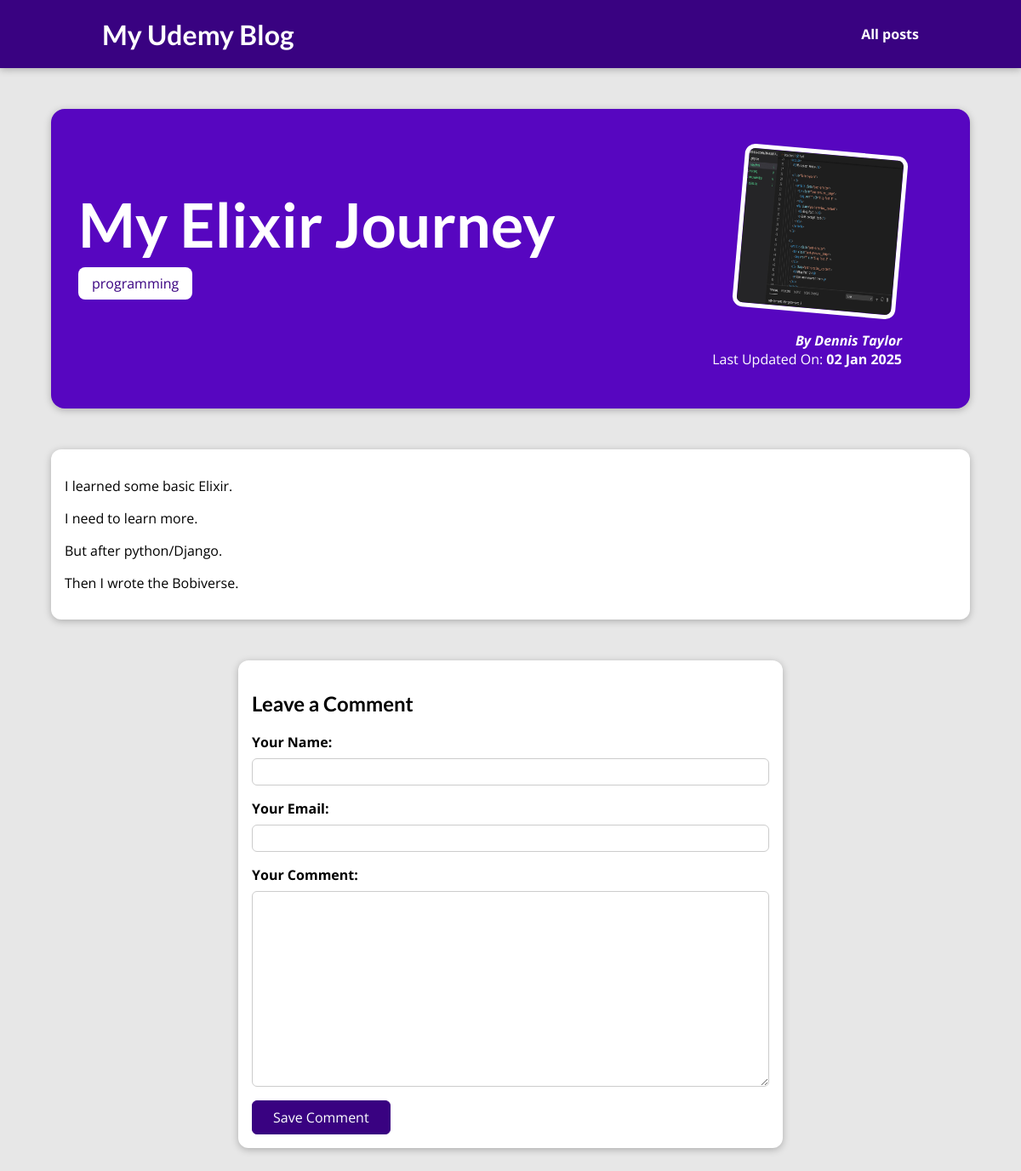
The page /blog/posts/my-elixir-journey/ on the database as committed earlier.
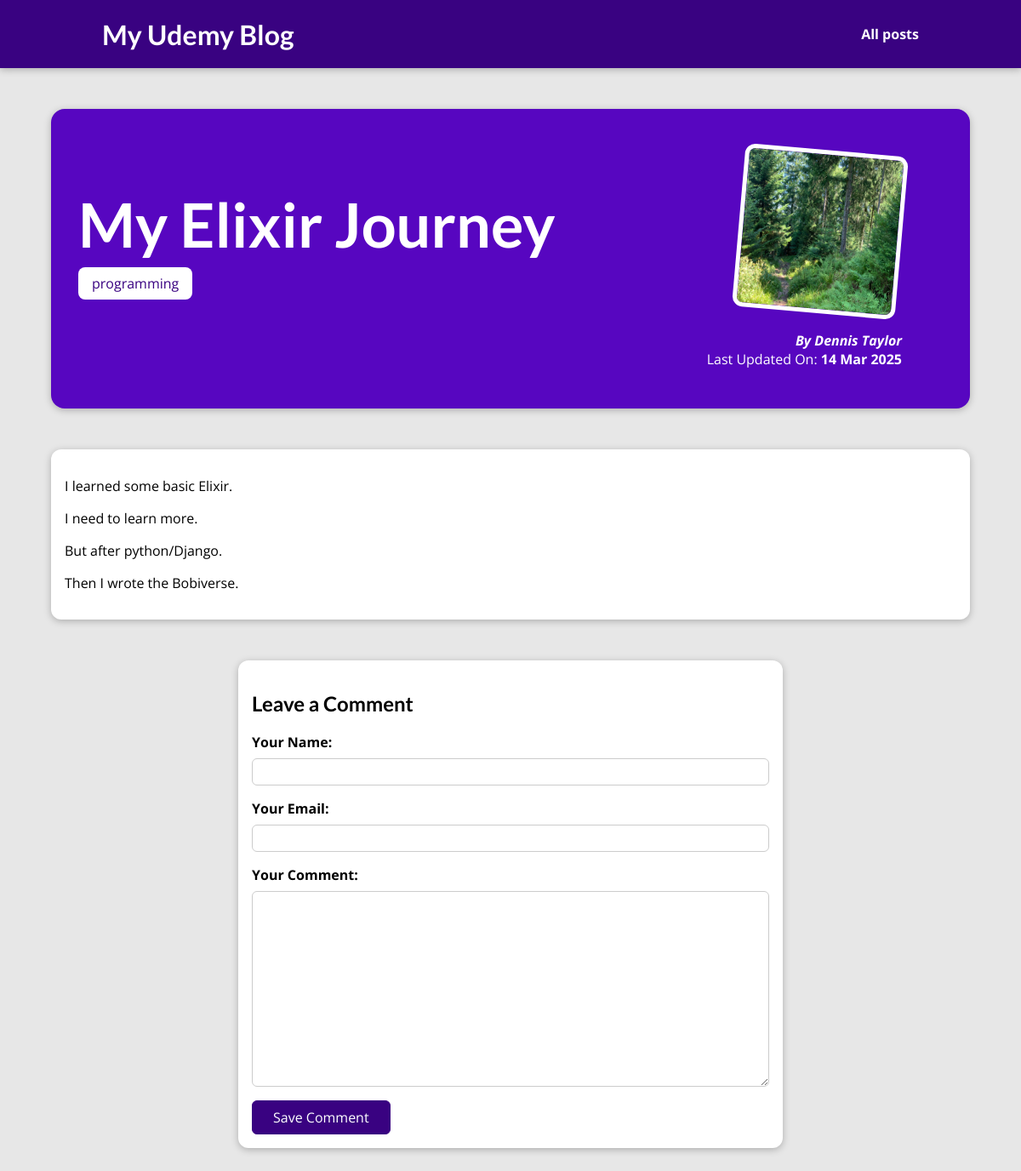
The same page on the database as committed later.
### blog/models.py (models this page shows)
class Post(models.Model):
    title = models.CharField(max_length=150)
    slug = models.SlugField(max_length=150, unique=True, db_index=True)
    image = models.ImageField(upload_to="posts", null=True)
    date = models.DateField(auto_now=True)
    excerpt = models.TextField()  # could just be a longer CharField
    content = models.TextField()
    author = models.ForeignKey(Author, on_delete=models.CASCADE, related_name="posts")
    tags = models.ManyToManyField(Tag, related_name="posts")

class Author(models.Model):
    first_name = models.CharField(max_length=150, null=True)
    last_name = models.CharField(max_length=150)
    email = models.EmailField()
    def __str__(self):
        return self.full_name()
    def full_name(self):
        return " ".join([self.first_name, self.last_name])

### blog/views.py (the view, shortened to what this page needs)
# urls.py: path("posts/<slug:slug>/", views.PostDetailView.as_view(), name="post_detail"),
class PostDetailView(View):
    def get(self, request, slug=None):
        post = Post.objects.get(slug=slug)
        context = {
            "post": post,
            "comment_form": CommentForm(),
        }
        return render(request, "blog/post-detail.html", context)

### blog/forms.py
class CommentForm(forms.ModelForm):
    class Meta:
        model = Comment
        fields = ["user_name", "user_email", "text"]
        labels = {
            "user_name": "Your Name",
            "user_email": "Your Email",
            "text": "Your Comment",
        }

### blog/templates/blog/post-detail.html (shortened to what this page needs)
{% extends "base.html" %}
{% load static %}
{% block stylesheets %}
    <link rel="stylesheet" href="{% static "blog/post-detail.css" %}">
{% endblock %}
{% block content %}
    <section id="summary">
        <h2>{{ post.title }}</h2>
        <div>
            {% for tag in post.tags.all %}
                <span class="tag">{{ tag.caption }}</span>
            {% endfor %}
        </div>
        <article>
            <img src="{{ post.image.url }}" alt="{{ post.title }}">
            <address>By <a href="mailto:{{ post.author.email }}">{{ post.author }}</a></address>
            <div>Last Updated On:
                <time>{{ post.date|date:"d M Y" }}</time>
            </div>
        </article>
    </section>
    <main>
        <p>{{ post.content|linebreaks }}</p>
    </main>
    <section id="comment-form">
        <h2>Leave a Comment</h2>
        <form action="{% url "post_detail" post.slug %}" method="POST">
            {% for field in comment_form %}
                <div class="form-control">
                    {{ field.label_tag }}
                    {{ field }}
                </div>
            {% endfor %}
            <button type="submit">Save Comment</button>
        </form>
    </section>
{% endblock %}

Rows that differ between the two databases and show on the page:
changed Post "My Elixir Journey": image: a different picture; date "02 Jan 2025" → "14 Mar 2025"
